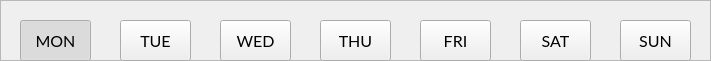
    <widget class="QFrame" name="frame">
     <property name="geometry">
      <rect>
       <x>20</x>
       <y>50</y>
       <width>711</width>
       <height>61</height>
      </rect>
     </property>
     <property name="frameShape">
      <enum>QFrame::StyledPanel</enum>
     </property>
     <property name="frameShadow">
      <enum>QFrame::Raised</enum>
     </property>
     <widget class="QToolButton" name="MON">
      <property name="geometry">
       <rect>
        <x>20</x>
        <y>20</y>
        <width>71</width>
        <height>41</height>
       </rect>
      </property>
      <property name="font">
       <font>
        <family>lato</family>
        <pointsize>12</pointsize>
        <weight>50</weight>
        <bold>false</bold>
       </font>
      </property>
      <property name="focusPolicy">
       <enum>Qt::NoFocus</enum>
      </property>
      <property name="text">
       <string>MON</string>
      </property>
      <property name="checkable">
       <bool>true</bool>
      </property>
      <property name="checked">
       <bool>true</bool>
      </property>
      <property name="autoExclusive">
       <bool>true</bool>
      </property>
     </widget>
     <widget class="QToolButton" name="TUE">
      <property name="geometry">
       <rect>
        <x>120</x>
        <y>20</y>
        <width>71</width>
        <height>41</height>
       </rect>
      </property>
      <property name="font">
       <font>
        <family>lato</family>
        <pointsize>12</pointsize>
        <weight>50</weight>
        <bold>false</bold>
       </font>
      </property>
      <property name="focusPolicy">
       <enum>Qt::NoFocus</enum>
      </property>
      <property name="text">
       <string>TUE</string>
      </property>
      <property name="checkable">
       <bool>true</bool>
      </property>
      <property name="autoExclusive">
       <bool>true</bool>
      </property>
     </widget>
     <widget class="QToolButton" name="WED">
      <property name="geometry">
       <rect>
        <x>220</x>
        <y>20</y>
        <width>71</width>
        <height>41</height>
       </rect>
      </property>
      <property name="font">
       <font>
        <family>lato</family>
        <pointsize>12</pointsize>
        <weight>50</weight>
        <bold>false</bold>
       </font>
      </property>
      <property name="focusPolicy">
       <enum>Qt::NoFocus</enum>
      </property>
      <property name="text">
       <string>WED</string>
      </property>
      <property name="checkable">
       <bool>true</bool>
      </property>
      <property name="autoExclusive">
       <bool>true</bool>
      </property>
     </widget>
     <widget class="QToolButton" name="THU">
      <property name="geometry">
       <rect>
        <x>320</x>
        <y>20</y>
        <width>71</width>
        <height>41</height>
       </rect>
      </property>
      <property name="font">
       <font>
        <family>lato</family>
        <pointsize>12</pointsize>
        <weight>50</weight>
        <bold>false</bold>
       </font>
      </property>
      <property name="focusPolicy">
       <enum>Qt::NoFocus</enum>
      </property>
      <property name="text">
       <string>THU</string>
      </property>
      <property name="checkable">
       <bool>true</bool>
      </property>
      <property name="autoExclusive">
       <bool>true</bool>
      </property>
     </widget>
     <widget class="QToolButton" name="FRI">
      <property name="geometry">
       <rect>
        <x>420</x>
        <y>20</y>
        <width>71</width>
        <height>41</height>
       </rect>
      </property>
      <property name="font">
       <font>
        <family>lato</family>
        <pointsize>12</pointsize>
        <weight>50</weight>
        <bold>false</bold>
       </font>
      </property>
      <property name="focusPolicy">
       <enum>Qt::NoFocus</enum>
      </property>
      <property name="text">
       <string>FRI</string>
      </property>
      <property name="checkable">
       <bool>true</bool>
      </property>
      <property name="autoExclusive">
       <bool>true</bool>
      </property>
     </widget>
     <widget class="QToolButton" name="SAT">
      <property name="geometry">
       <rect>
        <x>520</x>
        <y>20</y>
        <width>71</width>
        <height>41</height>
       </rect>
      </property>
      <property name="font">
       <font>
        <family>lato</family>
        <pointsize>12</pointsize>
        <weight>50</weight>
        <bold>false</bold>
       </font>
      </property>
      <property name="focusPolicy">
       <enum>Qt::NoFocus</enum>
      </property>
      <property name="text">
       <string>SAT</string>
      </property>
      <property name="checkable">
       <bool>true</bool>
      </property>
      <property name="autoExclusive">
       <bool>true</bool>
      </property>
     </widget>
     <widget class="QToolButton" name="SUN">
      <property name="geometry">
       <rect>
        <x>620</x>
        <y>20</y>
        <width>71</width>
        <height>41</height>
       </rect>
      </property>
      <property name="font">
       <font>
        <family>lato</family>
        <pointsize>12</pointsize>
        <weight>50</weight>
        <bold>false</bold>
       </font>
      </property>
      <property name="focusPolicy">
       <enum>Qt::NoFocus</enum>
      </property>
      <property name="text">
       <string>SUN</string>
      </property>
      <property name="checkable">
       <bool>true</bool>
      </property>
      <property name="autoExclusive">
       <bool>true</bool>
      </property>
     </widget>
     <zorder>TUE</zorder>
     <zorder>WED</zorder>
     <zorder>THU</zorder>
     <zorder>FRI</zorder>
     <zorder>SAT</zorder>
     <zorder>SUN</zorder>
     <zorder>MON</zorder>
    </widget>
